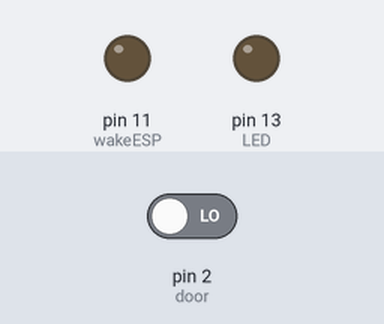
The sketch below on a simulated Arduino Uno, built with avr-gcc and run on an emulated ATmega328P. Shown: output pins drawn as LEDs (lit = HIGH). Inputs (shaded band) come from the test bench; at power-on: pin 2 (door) LOW.

Above: at 1.2 s.
1.3 s: pin 2 (door) driven HIGH
At 2.5 s:
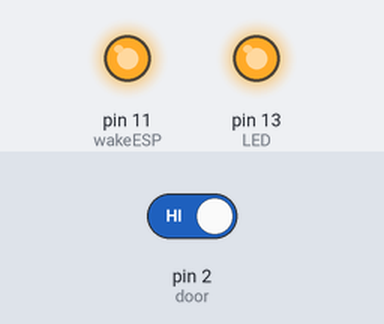
2.8 s: pin 2 (door) driven LOW
At 3.8 s:
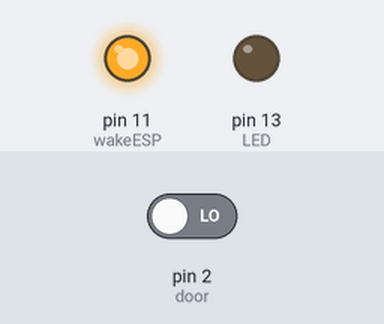
Timing chart, 0 to 5.8 s (numbered marks = the images above; inputs shaded):
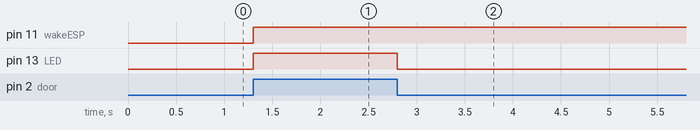

Measured:
- after the input at 1.3 s, pin 11 (wakeESP), pin 13 (LED): LOW → HIGH at once
- after the input at 2.8 s, pin 13 (LED): HIGH → LOW at once

The sketch:

WakeRST_DoorSensor.ino
```cpp
//27 abril 2018
//Programa en arduino que despierta al ESP8266.
//Recibe los cambios de estado del sensor magnetico de la puerta.
//Manda señales del estado de la puerta al ESP8266


const int wakeESP = 11;//send low pulse to RST to wake
const int door = 2;//INT0 Pin 2. read state of door sensor
const int LED = 13; // tell esp if open or close

volatile int door_state = 0; // puerta abierta Estado inicial
int door_state1 = 0;
int last_door_state = 0;

void setup() {
  pinMode(wakeESP, OUTPUT); // low pulse to RST
  pinMode(door, INPUT); //Magnetic contact sensor como entrada
  pinMode(LED, OUTPUT);//Tell ESP if its closed or opened
  attachInterrupt(0,pin_ISR,CHANGE);
}

void loop() {
  door_state1 = digitalRead(door);

  if(door_state1 != last_door_state){
    //send low pulse
    digitalWrite(wakeESP, LOW);
    delay(2);
    digitalWrite(wakeESP,HIGH);
    }
    last_door_state=door_state1;
}

void pin_ISR(){
  //sent state open or close to ESP while HIGH close and LOW open
  door_state = digitalRead(door);
  digitalWrite(LED,door_state);
  }
```
